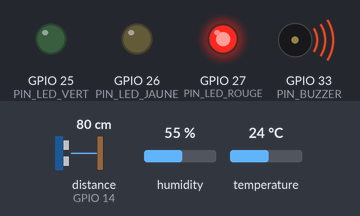
A sketch run on a simulated ESP32. On the bench: output pins drawn as LEDs (lit = HIGH), buzzer (waves = sounding). Wiring (from diagram.json): ultrasonic range finder: trigger GPIO 12; echo GPIO 14. The test bench sets the inputs (shaded band); at power-on: distance to the obstacle (sensor on GPIO 14) 80 cm, humidity 55 %, temperature 24 °C. The echo pulse lasts 58.3 µs per cm; WiFi joins after 1.5 s; servers stay silent unless stated; uploads are accepted with an empty reply; pins used as bus, display or sensor lines are not drawn; what the sketch prints to the serial monitor is not drawn.

Above: at 2.7 s.
2.8 s: distance to the obstacle (sensor on GPIO 14) set to 214 cm
6.4 s: distance to the obstacle (sensor on GPIO 14) set to 224 cm
At 10.3 s:
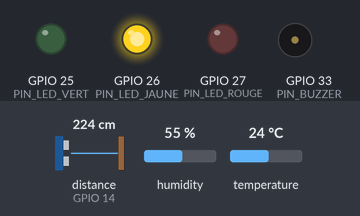
14.2 s: distance to the obstacle (sensor on GPIO 14) set to 235 cm
17.7 s: distance to the obstacle (sensor on GPIO 14) set to 242 cm
At 21.1 s:
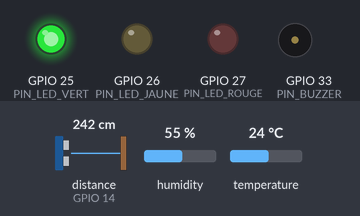
21.4 s: distance to the obstacle (sensor on GPIO 14) set to 2 cm
At 24.3 s:
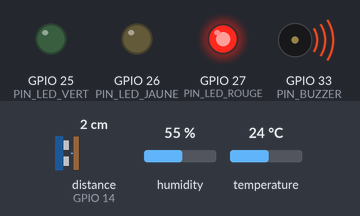
24.8 s: distance to the obstacle (sensor on GPIO 14) set to 250 cm
At 27.8 s:
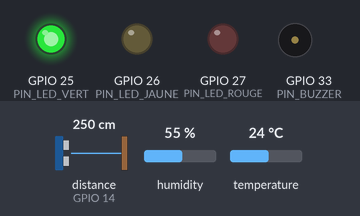
Timing chart, 0 to 29.3 s (numbered marks = the images above; inputs shaded):
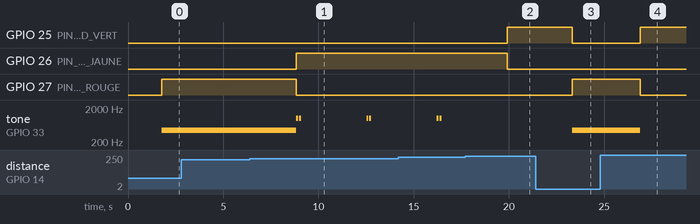

The sketch:

sketch.ino
```cpp
#include <WiFi.h>
#include <WiFiClientSecure.h>
#include <HTTPClient.h>
#include <DHT.h>
#include <algorithm> // Pour le calcul de la médiane

// ==========================================
// Constantes exigées en tête de fichier (B.3)
// ==========================================
#define HAUTEUR_INSTALL_CM 250
#define SEUIL_JAUNE_CM     10
#define SEUIL_ROUGE_CM     30
#define POINT_ID           "P07"
#define DEVICE_ID          "TEEW-07"
// Endpoint qui accepte les mesures capteur (POST). /points est en lecture seule (GET).
#define API_URL            "https://sneezing-snap-choosing.ngrok-free.dev/api/v1/readings"

// Branchements Pins (cohérents avec le diagram.json proposé)
#define PIN_TRIG    12
#define PIN_ECHO    14
#define PIN_DHT     15
#define DHTTYPE     DHT22

#define PIN_LED_VERT  25
#define PIN_LED_JAUNE 26
#define PIN_LED_ROUGE 27
#define PIN_BUZZER    33

DHT dht(PIN_DHT, DHTTYPE);

// Client TLS persistant : recreer une poignee de main TLS complete a
// chaque appel coute plusieurs secondes sur ESP32 (mesure via ngrok :
// ~5s de duree de connexion mediane contre ~5ms de traitement cote
// backend). En le gardant global et en activant le keep-alive HTTP,
// la connexion est reutilisee entre les cycles au lieu d'etre
// renegociee a chaque envoi.
WiFiClientSecure secureClient;

// Structure pour stocker les données en cas d'échec du réseau (Buffer RAM de 50 places)
struct Measurement {
  float water_cm;
  float temp_c;
  String ts;
};
Measurement ram_buffer[50];
int buffer_count = 0;

// Configuration WiFi de simulation Wokwi
const char* ssid = "Wokwi-GUEST";
const char* password = "";

void setup() {
  Serial.begin(115200);
  pinMode(PIN_TRIG, OUTPUT);
  pinMode(PIN_ECHO, INPUT);

  pinMode(PIN_LED_VERT, OUTPUT);
  pinMode(PIN_LED_JAUNE, OUTPUT);
  pinMode(PIN_LED_ROUGE, OUTPUT);
  pinMode(PIN_BUZZER, OUTPUT);

  dht.begin();

  secureClient.setInsecure(); // pas de verification de certificat — suffisant pour la démo hackathon

  Serial.println("Connexion au WiFi de simulation Wokwi...");
  WiFi.begin(ssid, password);

  // On ne bloque pas le démarrage si le réseau échoue (Critère B.6: mode dégradé opérationnel)
  int attempts = 0;
  while (WiFi.status() != WL_CONNECTED && attempts < 10) {
    delay(500);
    Serial.print(".");
    attempts++;
  }
  if (WiFi.status() == WL_CONNECTED) {
    Serial.println("\nWiFi Connecté !");
  } else {
    Serial.println("\nMode dégradé activé (Pas de réseau)");
  }
}

// Fonction pour trier et obtenir la valeur médiane de distance (Rejet des valeurs aberrantes)
float getMedianDistance(float temperature) {
  float measures[10];
  int valid_count = 0;

  // Calcul de la vitesse du son corrigée : v = 331.3 + 0.606 * T
  float speed_of_sound = 331.3 + (0.606 * temperature);

  for (int i = 0; i < 10; i++) {
    digitalWrite(PIN_TRIG, LOW);
    delayMicroseconds(2);
    digitalWrite(PIN_TRIG, HIGH);
    delayMicroseconds(10);
    digitalWrite(PIN_TRIG, LOW);

    long duration_us = pulseIn(PIN_ECHO, HIGH, 30000); // timeout 30ms

    if (duration_us > 0) {
      // Formule imposée : distance_cm = duree_us * v / 20000
      measures[valid_count] = (duration_us * speed_of_sound) / 20000.0;
      valid_count++;
    }
    delay(20); // court répit entre les tirs ultrasoniques
  }

  if (valid_count == 0) return HAUTEUR_INSTALL_CM; // Sécurité si aucune mesure

  std::sort(measures, measures + valid_count);
  return measures[valid_count / 2];
}

// Envoi des données vers l'API
bool sendPostRequest(float water, float temp, String timestamp) {
  if (WiFi.status() != WL_CONNECTED) return false;

  HTTPClient http;
  http.begin(secureClient, API_URL);
  http.setReuse(true); // garde la connexion TLS ouverte entre les requetes
  http.addHeader("Content-Type", "application/json");

  // Construction manuelle du JSON UTF-8 sans bibliothèque externe lourde
  String jsonPayload = "{";
  jsonPayload += "\"device_id\":\"" + String(DEVICE_ID) + "\",";
  jsonPayload += "\"point_id\":\"" + String(POINT_ID) + "\",";
  jsonPayload += "\"ts\":\"" + timestamp + "\",";
  jsonPayload += "\"water_cm\":" + String(water, 1) + ",";
  jsonPayload += "\"temp_c\":" + String(temp, 1) + ",";
  jsonPayload += "\"battery_v\":3.92,"; // Valeur fixe demandée par le contrat
  jsonPayload += "\"source\":\"sensor\"";
  jsonPayload += "}";

  int httpResponseCode = http.POST(jsonPayload);
  http.end();

  return (httpResponseCode == 200 || httpResponseCode == 201);
}

void loop() {
  // 1 & 2. Lecture des capteurs
  float temp_c = dht.readTemperature();
  if (isnan(temp_c)) temp_c = 25.0; // Valeur par défaut si le capteur bugge

  float distance_cm = getMedianDistance(temp_c);

  // 4. Calcul de la hauteur d'eau stagnante
  float water_cm = (float)HAUTEUR_INSTALL_CM - distance_cm;
  if (water_cm < 0) water_cm = 0; // Contrainte de sécurité imposée

  // 5 & 6. Logique de Niveau local (Fallback) & Actionneurs
  String level = "VERT";

  // Réinitialisation des actionneurs
  digitalWrite(PIN_LED_VERT, LOW);
  digitalWrite(PIN_LED_JAUNE, LOW);
  digitalWrite(PIN_LED_ROUGE, LOW);
  noTone(PIN_BUZZER);

  if (water_cm < SEUIL_JAUNE_CM) {
    level = "VERT";
    digitalWrite(PIN_LED_VERT, HIGH);
    // Silence (pas de bip)
  }
  else if (water_cm >= SEUIL_JAUNE_CM && water_cm <= SEUIL_ROUGE_CM) {
    level = "JAUNE";
    digitalWrite(PIN_LED_JAUNE, HIGH);
    // Mode 2 bips rapides
    tone(PIN_BUZZER, 1000, 100); delay(150);
    tone(PIN_BUZZER, 1000, 100);
  }
  else if (water_cm > SEUIL_ROUGE_CM) {
    level = "ROUGE";
    digitalWrite(PIN_LED_ROUGE, HIGH);
    // Sirène continue
    tone(PIN_BUZZER, 440);
  }

  // Horodatage simulé (format ISO8601 exigé)
  String current_ts = "2026-08-23T14:32:00Z";

  // 7 & 8. Envoi ou stockage en cas d'échec
  bool success = sendPostRequest(water_cm, temp_c, current_ts);

  // Format d'affichage strict pour le Moniteur Série (B.4)
  Serial.print("water_cm=");
  Serial.print(water_cm, 1);
  Serial.print(" temp=");
  Serial.print(temp_c, 1);
  Serial.print(" level=");
  Serial.print(level);

  if (success) {
    Serial.println(" -> POST 200 OK");
    // Si des données étaient en attente dans la RAM, on tente d'en dépiler une
    if (buffer_count > 0) {
      Measurement delayed = ram_buffer[buffer_count - 1];
      if (sendPostRequest(delayed.water_cm, delayed.temp_c, delayed.ts)) {
        buffer_count--;
      }
    }
  } else {
    Serial.println(" -> POST FAILED (Stored in RAM)");
    // Sauvegarde en RAM si buffer non plein (Limite de 50 mesures)
    if (buffer_count < 50) {
      ram_buffer[buffer_count] = { water_cm, temp_c, current_ts };
      buffer_count++;
    }
  }

  // Boucle de 3 secondes pour le mode Démo (B.3)
  delay(3000);
}
```

Measured:
- the behaviour switches between 218 and 219 cm on distance to the obstacle (sensor on GPIO 14) (found by bisection; images 0 and 1)
- the behaviour switches between 238 and 239 cm on distance to the obstacle (sensor on GPIO 14) (found by bisection; images 1 and 2)
- after the input at 6.4 s, GPIO 26 (PIN_LED_JAUNE): LOW → HIGH after 2.4 s; GPIO 27 (PIN_LED_ROUGE): HIGH → LOW after 2.4 s; tone on GPIO 33 (PIN_BUZZER): plays 1000 Hz for 0.10 s, 1000 Hz for 0.10 s, 1000 Hz for 0.10 s, 1000 Hz for 0.10 s, starting after 2.4 s
- after the input at 17.7 s, GPIO 25 (PIN_LED_VERT): LOW → HIGH after 2.2 s; GPIO 26 (PIN_LED_JAUNE): HIGH → LOW after 2.2 s; tone on GPIO 33 (PIN_BUZZER): stops changing and stays silent
- after the input at 21.4 s, GPIO 25 (PIN_LED_VERT): HIGH → LOW after 1.9 s; GPIO 27 (PIN_LED_ROUGE): LOW → HIGH after 1.9 s; tone on GPIO 33 (PIN_BUZZER): silent → 440 Hz after 1.9 s
- after the input at 24.8 s, GPIO 25 (PIN_LED_VERT): LOW → HIGH after 2.1 s; GPIO 27 (PIN_LED_ROUGE): HIGH → LOW after 2.1 s; tone on GPIO 33 (PIN_BUZZER): 440 Hz → silent after 2.1 s
